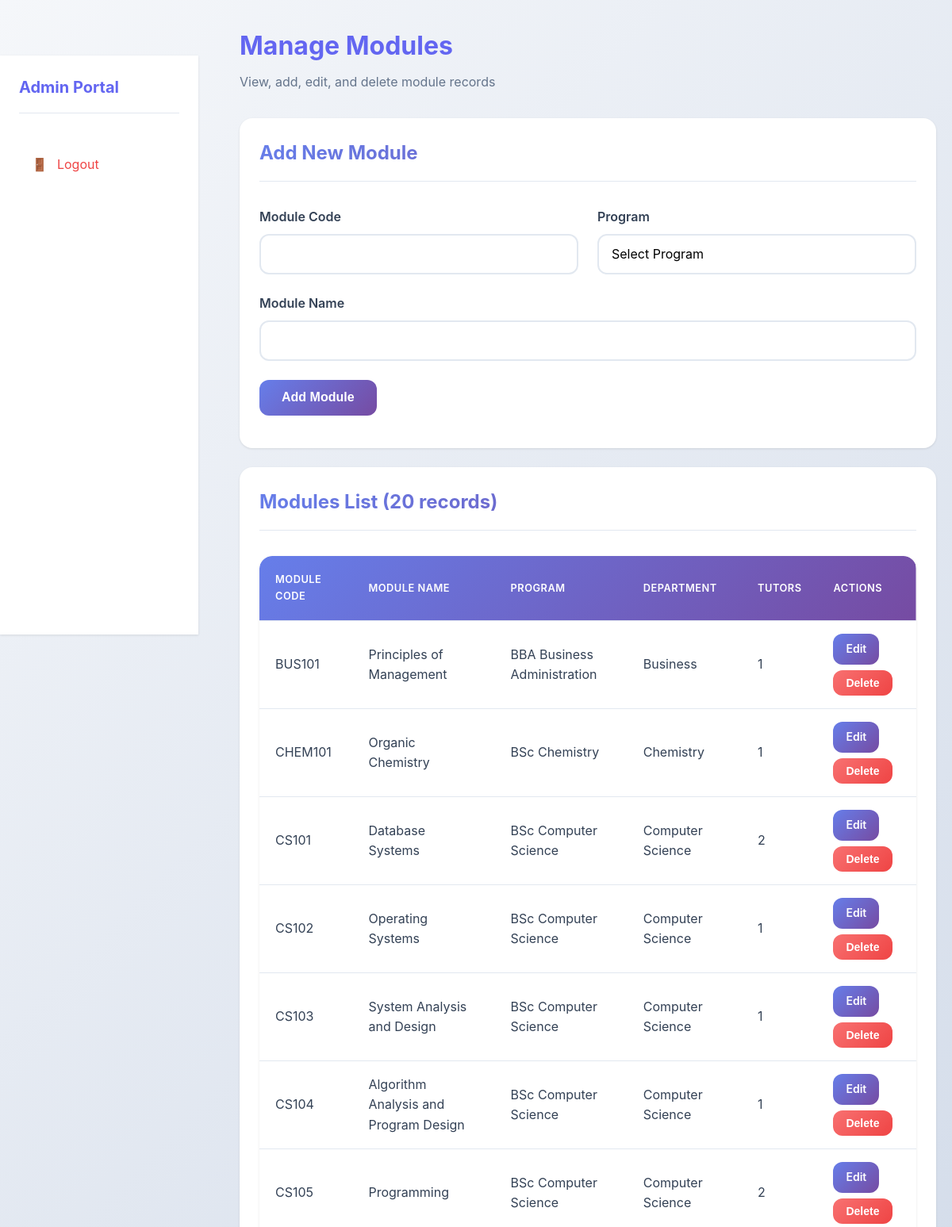
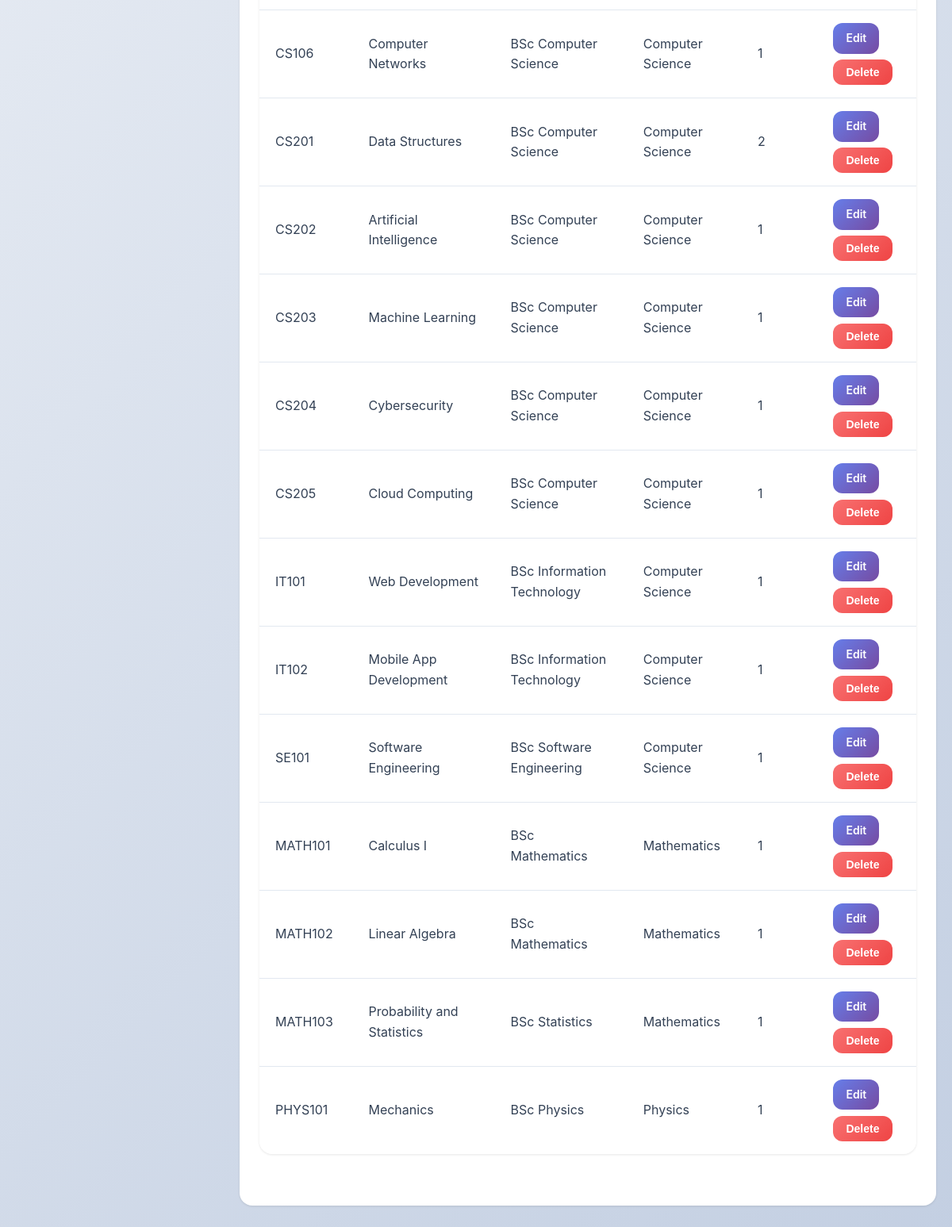
/admin/modules.php (signed in), run on the app's committed database (2 pictures, top to bottom).
### tables this page shows
CREATE TABLE modules (
    module_id INT AUTO_INCREMENT PRIMARY KEY,
    module_code VARCHAR(20) NOT NULL UNIQUE,
    module_name VARCHAR(100) NOT NULL,
    program_id INT NOT NULL,
    created_at TIMESTAMP DEFAULT CURRENT_TIMESTAMP,
    FOREIGN KEY (program_id) REFERENCES programs(program_id) ON DELETE CASCADE
);

CREATE TABLE programs (
    program_id INT AUTO_INCREMENT PRIMARY KEY,
    program_name VARCHAR(100) NOT NULL,
    department_id INT NOT NULL,
    created_at TIMESTAMP DEFAULT CURRENT_TIMESTAMP,
    FOREIGN KEY (department_id) REFERENCES departments(department_id) ON DELETE CASCADE
);

CREATE TABLE departments (
    department_id INT AUTO_INCREMENT PRIMARY KEY,
    department_name VARCHAR(100) NOT NULL UNIQUE,
    description TEXT,
    admin_id INT,
    created_at TIMESTAMP DEFAULT CURRENT_TIMESTAMP,
    FOREIGN KEY (admin_id) REFERENCES admins(admin_id) ON DELETE SET NULL
);

### admin/modules.php (the view, shortened to what this page needs)
<?php
require_once '../config/database.php';
$modules = $pdo->query("
    SELECT m.*, p.program_name, d.department_name,
    (SELECT COUNT(*) FROM tutor_modules WHERE module_id = m.module_id) as tutor_count
    FROM modules m
    JOIN programs p ON m.program_id = p.program_id
    JOIN departments d ON p.department_id = d.department_id
    ORDER BY d.department_name, p.program_name, m.module_code
")->fetchAll();
$edit_module = null;
?>
<!DOCTYPE html>
<html lang="en">
<head>
    <link rel="stylesheet" href="../assets/css/style.css">
</head>
<body>
    <div class="dashboard-layout">
        <?php include '../includes/sidebar.php'; ?>
        <div class="main-content">
            <div class="container-fluid">
                <div class="page-header">
                    <h1>Manage Modules</h1>
                    <p>View, add, edit, and delete module records</p>
                </div>
                <div class="card">
                    <div class="card-header">
                        <h2><?php echo $edit_module ? 'Edit Module' : 'Add New Module'; ?></h2>
                    </div>
                    <div class="card-body">
                        <form method="POST" action="">
                            <div class="form-row">
                                <div class="form-group">
                                    <label for="module_code">Module Code</label>
                                    <input type="text" id="module_code" name="module_code" class="form-control" required value="<?php echo $edit_module ? htmlspecialchars($edit_module['module_code']) : ''; ?>">
                                </div>
                                <div class="form-group">
                                    <label for="program_id">Program</label>
                                    <select id="program_id" name="program_id" class="form-control" required>
                                        <option value="">Select Program</option>
                                    </select>
                                </div>
                            </div>
                            <div class="form-group">
                                <label for="module_name">Module Name</label>
                                <input type="text" id="module_name" name="module_name" class="form-control" required value="<?php echo $edit_module ? htmlspecialchars($edit_module['module_name']) : ''; ?>">
                            </div>
                            <button type="submit" class="btn btn-primary"><?php echo $edit_module ? 'Update Module' : 'Add Module'; ?></button>
                        </form>
                    </div>
                </div>
                <div class="card">
                    <div class="card-header">
                        <h2>Modules List (<?php echo count($modules); ?> records)</h2>
                    </div>
                    <div class="card-body">
                        <div class="table-responsive">
                            <table>
                                <thead>
                                    <tr>
                                        <th>Module Code</th>
                                        <th>Module Name</th>
                                        <th>Program</th>
                                        <th>Department</th>
                                        <th>Tutors</th>
                                        <th>Actions</th>
                                    </tr>
                                </thead>
                                <tbody>
                                    <?php foreach ($modules as $module): ?>
                                    <tr>
                                        <td><?php echo htmlspecialchars($module['module_code']); ?></td>
                                        <td><?php echo htmlspecialchars($module['module_name']); ?></td>
                                        <td><?php echo htmlspecialchars($module['program_name']); ?></td>
                                        <td><?php echo htmlspecialchars($module['department_name']); ?></td>
                                        <td><?php echo $module['tutor_count']; ?></td>
                                        <td>
                                            <a href="modules.php?edit=<?php echo $module['module_id']; ?>" class="btn btn-sm btn-primary">Edit</a>
                                            <form method="POST" action="" style="display: inline;" onsubmit="return confirm('Are you sure you want to delete this module?');">
                                                <button type="submit" class="btn btn-sm btn-danger">Delete</button>
                                            </form>
                                        </td>
                                    </tr>
                                    <?php endforeach; ?>
                                </tbody>
                            </table>
                        </div>
                    </div>
                </div>
            </div>
        </div>
    </div>
</body>
</html>

### assets/css/style.css (style rules this page uses)
:root { --primary-color: #6366f1; --primary-dark: #4f46e5; --primary-light: #818cf8; --secondary-color: #8b5cf6; --success-color: #10b981; --danger-color: #ef4444; --warning-color: #f59e0b; --info-color: #06b6d4; --light-color: #f8fafc; --dark-color: #1e293b; --border-color: #e2e8f0; --text-color: #334155; --text-muted: #64748b; --white: #ffffff; --shadow: 0 1px 3px rgba(0, 0, 0, 0.1); --shadow-lg: 0 10px 25px rgba(0, 0, 0, 0.15); --shadow-xl: 0 20px 40px rgba(0, 0, 0, 0.2); --radius: 12px; --radius-lg: 16px; --gradient-primary: linear-gradient(135deg, #667eea 0%, #764ba2 100%); --gradient-secondary: linear-gradient(135deg, #f093fb 0%, #f5576c 100%); --gradient-success: linear-gradient(135deg, #4facfe 0%, #00f2fe 100%); }
* { margin: 0; padding: 0; box-sizing: border-box; }
body { font-family: -apple-system, BlinkMacSystemFont, 'Segoe UI', Roboto, 'Helvetica Neue', Arial, sans-serif; line-height: 1.6; color: var(--text-color); background: linear-gradient(135deg, #f5f7fa 0%, #c3cfe2 100%); min-height: 100vh; display: flex; flex-direction: column; }
html { scroll-behavior: smooth; }
.container-fluid { width: 100%; padding: 0 20px; }
.btn { display: inline-block; padding: 0.85rem 1.75rem; border: none; border-radius: var(--radius); font-size: 1rem; font-weight: 600; text-decoration: none; cursor: pointer; transition: all 0.3s ease; text-align: center; position: relative; overflow: hidden; transform: translateY(0); }
.btn::before { content: ''; position: absolute; top: 50%; left: 50%; width: 0; height: 0; border-radius: 50%; background: rgba(255, 255, 255, 0.3); transform: translate(-50%, -50%); transition: width 0.6s, height 0.6s; }
.btn-primary { background: var(--gradient-primary); color: var(--white); }
.btn-danger { background: linear-gradient(135deg, #f87171 0%, #ef4444 100%); color: var(--white); }
.btn-sm { padding: 0.5rem 1rem; font-size: 0.875rem; }
.card { background: var(--white); border-radius: var(--radius-lg); box-shadow: var(--shadow); padding: 1.5rem; margin-bottom: 1.5rem; transition: all 0.3s ease; border: 1px solid transparent; }
.card-header { border-bottom: 1px solid var(--border-color); padding-bottom: 1rem; margin-bottom: 1rem; }
.card-header h2, .card-header h3 { background: var(--gradient-primary); -webkit-background-clip: text; -webkit-text-fill-color: transparent; background-clip: text; margin: 0; }
.card-body { padding: 1rem 0; }
.form-group { margin-bottom: 1.5rem; }
.form-group label { display: block; margin-bottom: 0.5rem; font-weight: 600; color: var(--text-color); transition: color 0.3s ease; }
.form-control { width: 100%; padding: 0.85rem 1rem; border: 2px solid var(--border-color); border-radius: var(--radius); font-size: 1rem; font-family: inherit; transition: all 0.3s ease; background: var(--white); }
select.form-control { cursor: pointer; appearance: none; background-repeat: no-repeat; background-position: right 1rem center; background-size: 1.5rem; padding-right: 3rem; }
.form-row { display: grid; grid-template-columns: repeat(auto-fit, minmax(250px, 1fr)); gap: 1.5rem; }
.table-responsive { overflow-x: auto; margin-bottom: 1.5rem; border-radius: var(--radius-lg); box-shadow: var(--shadow); }
table { width: 100%; border-collapse: separate; border-spacing: 0; background-color: var(--white); border-radius: var(--radius-lg); overflow: hidden; }
table thead { background: var(--gradient-primary); color: var(--white); }
table th, table td { padding: 1rem 1.25rem; text-align: left; border-bottom: 1px solid var(--border-color); transition: background-color 0.3s ease; }
table th { font-weight: 600; text-transform: uppercase; font-size: 0.8rem; letter-spacing: 0.5px; padding: 1.25rem; }
table tbody tr { transition: all 0.3s ease; }
table tbody tr:last-child td { border-bottom: none; }
.dashboard-layout { display: grid; grid-template-columns: 250px 1fr; gap: 2rem; min-height: calc(100vh - 70px); }
.main-content { padding: 2rem 0; }
.page-header { margin-bottom: 2rem; }
.page-header h1 { color: var(--primary-color); margin-bottom: 0.5rem; }
.page-header p { color: var(--text-muted); }

### data on the page
modules: module_code "BUS101", module_name "Principles of Management", program.program_name "BBA Business Administration", departments.department_name "Business", tutor_count "1"
modules: module_code "CHEM101", module_name "Organic Chemistry", program.program_name "BSc Chemistry", departments.department_name "Chemistry", tutor_count "1"
modules: module_code "CS101", module_name "Database Systems", program.program_name "BSc Computer Science", departments.department_name "Computer Science", tutor_count "2"
modules: module_code "CS102", module_name "Operating Systems", program.program_name "BSc Computer Science", departments.department_name "Computer Science", tutor_count "1"
modules: module_code "CS103", module_name "System Analysis and Design", program.program_name "BSc Computer Science", departments.department_name "Computer Science", tutor_count "1"
modules: module_code "CS104", module_name "Algorithm Analysis and Program Design", program.program_name "BSc Computer Science", departments.department_name "Computer Science", tutor_count "1"
modules: module_code "CS105", module_name "Programming", program.program_name "BSc Computer Science", departments.department_name "Computer Science", tutor_count "2"
modules: module_code "CS106", module_name "Computer Networks", program.program_name "BSc Computer Science", departments.department_name "Computer Science", tutor_count "1"
modules: module_code "CS201", module_name "Data Structures", program.program_name "BSc Computer Science", departments.department_name "Computer Science", tutor_count "2"
modules: module_code "CS202", module_name "Artificial Intelligence", program.program_name "BSc Computer Science", departments.department_name "Computer Science", tutor_count "1"
modules: module_code "CS203", module_name "Machine Learning", program.program_name "BSc Computer Science", departments.department_name "Computer Science", tutor_count "1"
modules: module_code "CS204", module_name "Cybersecurity", program.program_name "BSc Computer Science", departments.department_name "Computer Science", tutor_count "1"
modules: module_code "CS205", module_name "Cloud Computing", program.program_name "BSc Computer Science", departments.department_name "Computer Science", tutor_count "1"
modules: module_code "IT101", module_name "Web Development", program.program_name "BSc Information Technology", departments.department_name "Computer Science", tutor_count "1"
modules: module_code "IT102", module_name "Mobile App Development", program.program_name "BSc Information Technology", departments.department_name "Computer Science", tutor_count "1"
modules: module_code "SE101", module_name "Software Engineering", program.program_name "BSc Software Engineering", departments.department_name "Computer Science", tutor_count "1"
modules: module_code "MATH101", module_name "Calculus I", program.program_name "BSc Mathematics", departments.department_name "Mathematics", tutor_count "1"
modules: module_code "MATH102", module_name "Linear Algebra", program.program_name "BSc Mathematics", departments.department_name "Mathematics", tutor_count "1"
modules: module_code "MATH103", module_name "Probability and Statistics", program.program_name "BSc Statistics", departments.department_name "Mathematics", tutor_count "1"
modules: module_code "PHYS101", module_name "Mechanics", program.program_name "BSc Physics", departments.department_name "Physics", tutor_count "1"

### other printed values
getCurrentUserRole() "Admin"
count($modules) "20"
